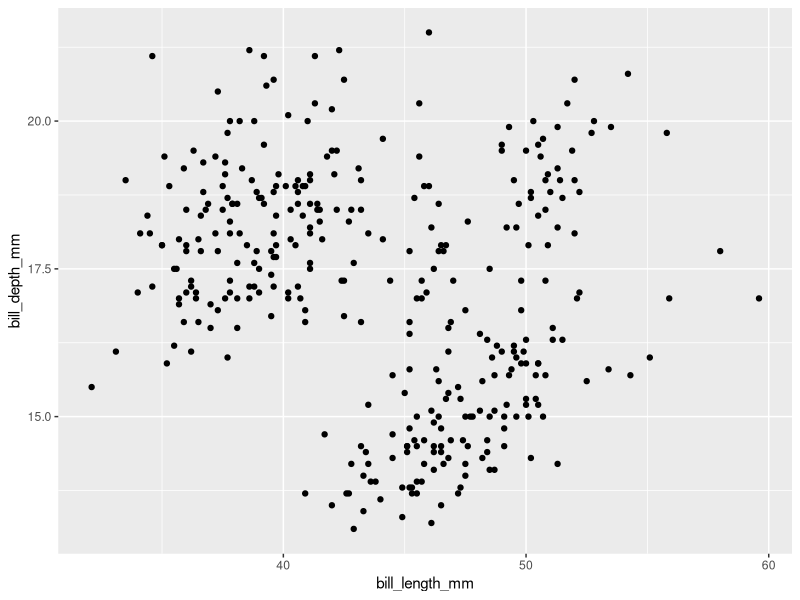
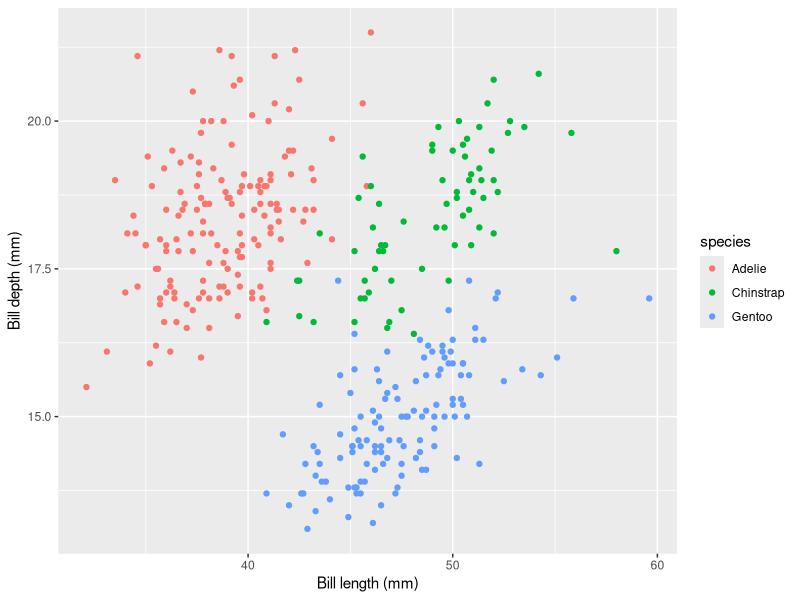
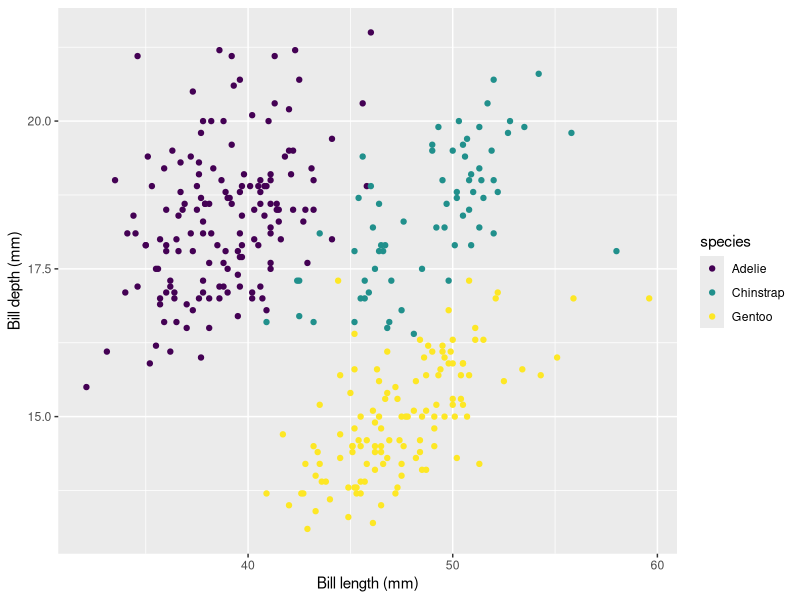
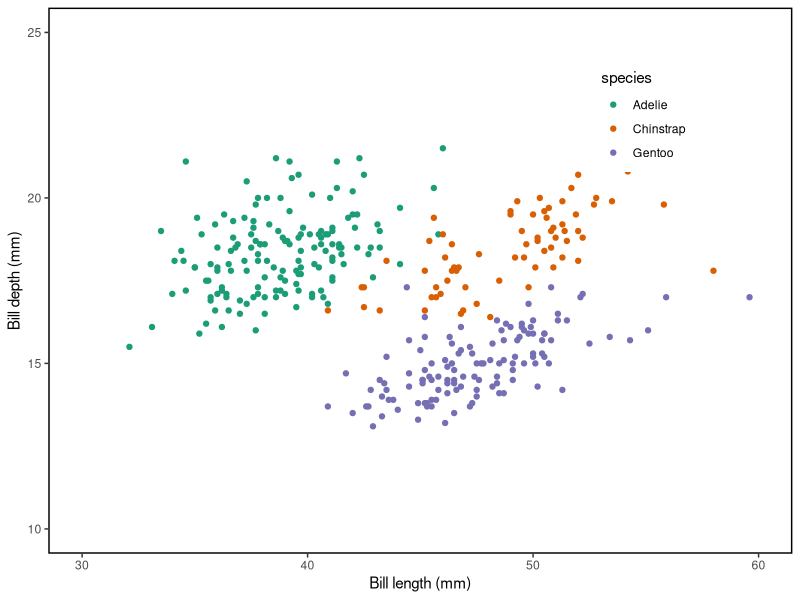
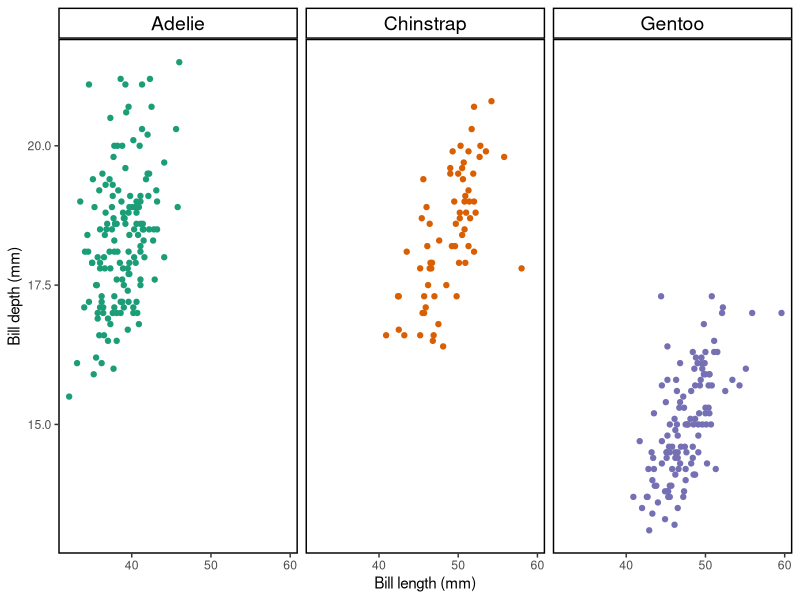
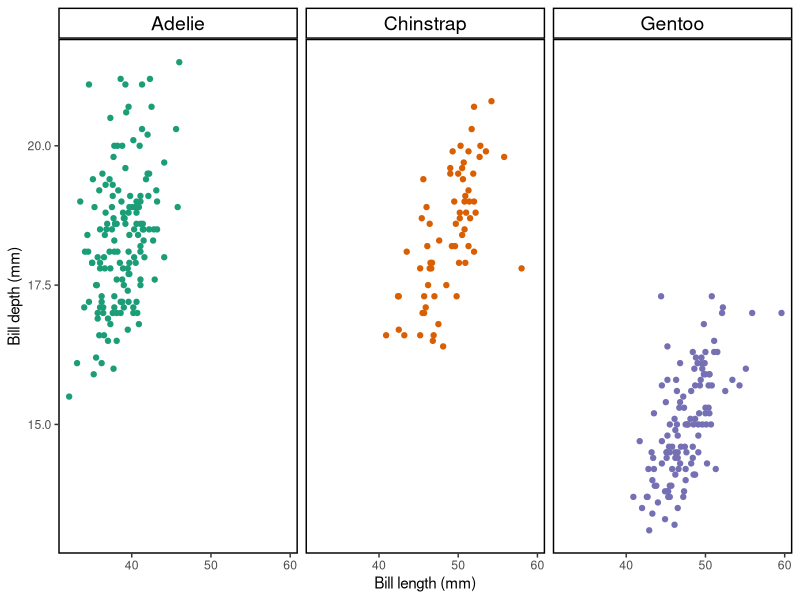

Source code (R) for these figures, in order:

#### load libraries ####
library(ggplot2)
library(data.table)


#### load penguins example data (https://allisonhorst.github.io/palmerpenguins/) ####
#install.packages("palmerpenguins")
library(palmerpenguins)

data(penguins)

## convert to data.table 
setDT(penguins) 

#### basic scatter plot ####
ggplot(data = penguins) + 
  geom_point(aes(bill_length_mm, 
                 bill_depth_mm)) 

#### update plot 1 ####
#### color by species and have appropriate axis labels

## plot
ggplot(penguins) + 
  geom_point(aes(bill_length_mm, 
                 bill_depth_mm, 
                 color = species)) +
  ylab("Bill depth (mm)") +
  xlab("Bill length (mm)")

#### update plot 2 ####
#### customize color (https://colorbrewer2.org/)

## assign three colours 
col = c("#1b9e77", "#d95f02", "#7570b3") 

## plot
ggplot(penguins) + 
  geom_point(aes(bill_length_mm, 
                 bill_depth_mm, 
                 color = species)) +
  ylab("Bill depth (mm)") +
  xlab("Bill length (mm)") +
  #scale_color_manual(values = col)
  scale_color_viridis_d()

#### update plot 3 ####
#### customize background using a theme

## assign theme
theme_penguin <- theme(legend.position = c(0.8, 0.8),
                    legend.key = element_blank(),
                    panel.grid.minor = element_blank(),
                    panel.background = element_blank(), 
                    panel.border = element_rect(colour = "black", fill=NA, size = 1))

## plot
ggplot(penguins) + 
  geom_point(aes(bill_length_mm, 
                 bill_depth_mm, 
                 color = species)) +
  xlim(30,60) +
  ylim(10,25) +
  ylab("Bill depth (mm)") +
  xlab("Bill length (mm)") +
  scale_color_manual(values = col) +
  theme_penguin
  #theme_bw() 

#### update plot 4 ####
#### facet_wrap

## assign theme
theme_facet <- theme(legend.position = 'none',
                     strip.background = element_rect(color = "black", 
                                                     fill = "white", 
                                                     size = 1),
                     strip.text = element_text(size = 14, 
                                               color = "black"),
                     panel.grid.minor = element_blank(),
                     panel.background = element_blank(), 
                     panel.border = element_rect(color = "black", fill=NA, size = 1))

## plot
ggplot(penguins) + 
  geom_point(aes(bill_length_mm, 
                 bill_depth_mm, 
                 color = species)) +
  ylab("Bill depth (mm)") +
  xlab("Bill length (mm)") +
  scale_color_manual(values = col) +
  theme_facet +
  facet_wrap(~species)

#### update plot 5 ####
#### export as "publication ready"

png("figures/fig1.png", 
    width = 3000, 
    height = 2000, 
    units = "px", 
    res = 500)
ggplot(penguins) + 
  geom_point(aes(bill_length_mm, 
                 bill_depth_mm, 
                 color = species)) +
  ylab("Bill depth (mm)") +
  xlab("Bill length (mm)") +
  scale_color_manual(values = col) +
  theme_facet +
  facet_wrap(~species)
dev.off()
